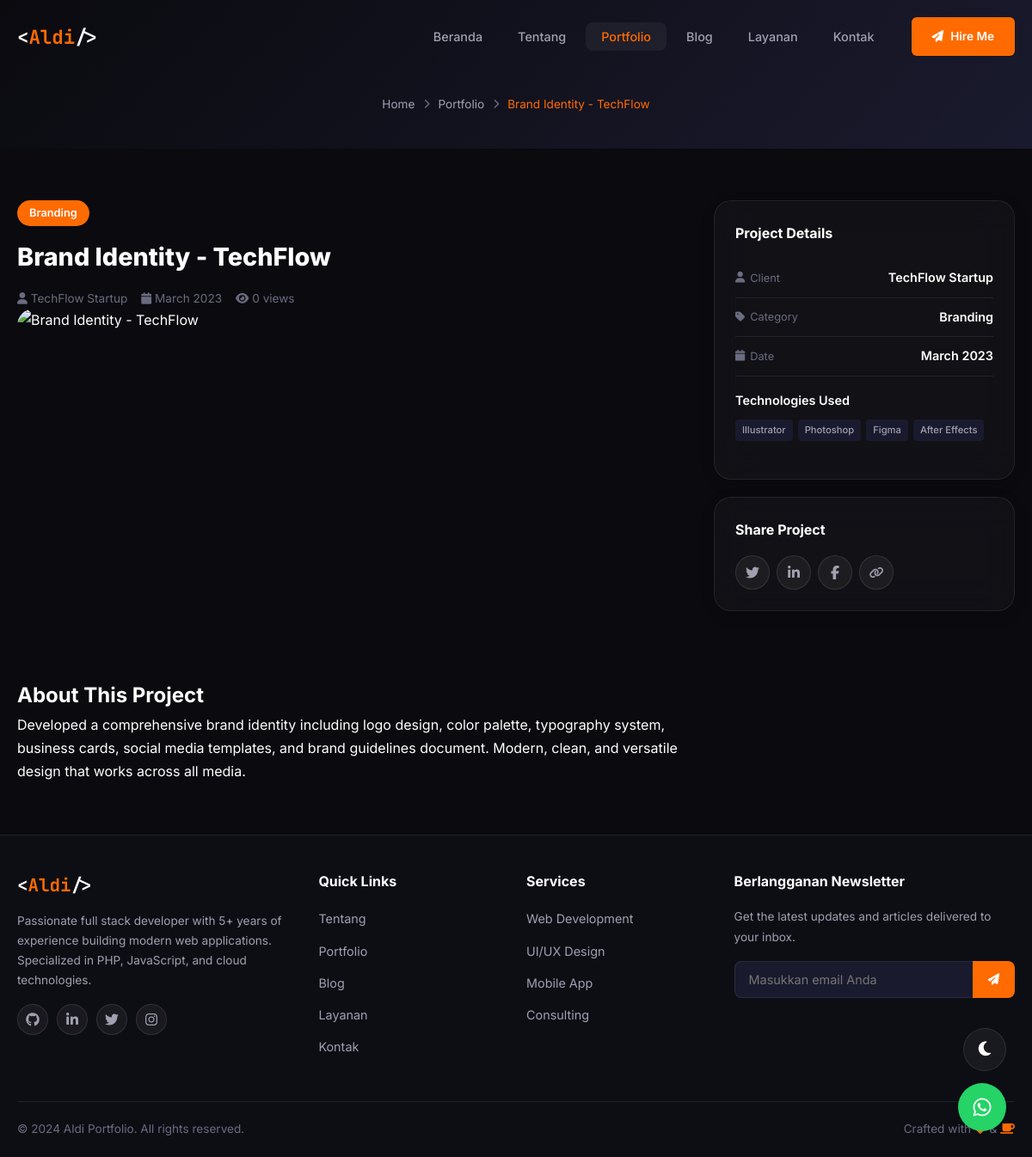
Page /portfolio/detail/5 on the committed database.
### tables this page shows
CREATE TABLE IF NOT EXISTS `projects` (
    `id` INT UNSIGNED AUTO_INCREMENT PRIMARY KEY,
    `category_id` INT UNSIGNED DEFAULT NULL,
    `title` VARCHAR(200) NOT NULL,
    `slug` VARCHAR(220) NOT NULL UNIQUE,
    `short_description` VARCHAR(300) DEFAULT NULL,
    `description` TEXT NOT NULL,
    `thumbnail` VARCHAR(255) DEFAULT NULL,
    `demo_url` VARCHAR(500) DEFAULT NULL,
    `github_url` VARCHAR(500) DEFAULT NULL,
    `technologies` VARCHAR(500) DEFAULT NULL,
    `client_name` VARCHAR(100) DEFAULT NULL,
    `project_date` DATE DEFAULT NULL,
    `is_featured` TINYINT(1) DEFAULT 0,
    `is_active` TINYINT(1) DEFAULT 1,
    `sort_order` INT DEFAULT 0,
    `views` INT UNSIGNED DEFAULT 0,
    `created_at` TIMESTAMP DEFAULT CURRENT_TIMESTAMP,
    `updated_at` TIMESTAMP DEFAULT CURRENT_TIMESTAMP ON UPDATE CURRENT_TIMESTAMP,
    FOREIGN KEY (`category_id`) REFERENCES `categories`(`id`) ON DELETE SET NULL
);

CREATE TABLE IF NOT EXISTS `categories` (
    `id` INT UNSIGNED AUTO_INCREMENT PRIMARY KEY,
    `name` VARCHAR(100) NOT NULL,
    `slug` VARCHAR(120) NOT NULL UNIQUE,
    `type` ENUM('project', 'blog') NOT NULL DEFAULT 'project',
    `description` TEXT DEFAULT NULL,
    `color` VARCHAR(7) DEFAULT '#0066ff',
    `icon` VARCHAR(50) DEFAULT NULL,
    `sort_order` INT DEFAULT 0,
    `is_active` TINYINT(1) DEFAULT 1,
    `created_at` TIMESTAMP DEFAULT CURRENT_TIMESTAMP
);

### includes/helpers.php (called while the page is built, shortened)
<?php
function baseUrl($path = '') {
    return rtrim(APP_URL, '/') . '/' . ltrim($path, '/');
}
function asset($path) {
    return baseUrl('assets/' . ltrim($path, '/'));
}
function formatDate($date, $format = 'd M Y') {
    return date($format, strtotime($date));
}
function formatNumber($num) {
    return $num;
}
function cleanInput($data) {
    $data = trim($data);
    $data = stripslashes($data);
    $data = htmlspecialchars($data, ENT_QUOTES, 'UTF-8');
    return $data;
}
function get($key, $default = '') {
    return isset($_GET[$key]) ? cleanInput($_GET[$key]) : $default;
}

### config/database.php (called while the page is built, shortened)
<?php
class Database {
    private static $instance = null;
    private $pdo;
    private function __construct() {
        try {
            $dsn = "mysql:host=" . DB_HOST . ";dbname=" . DB_NAME . ";charset=utf8mb4";
            $options = [
                PDO::ATTR_ERRMODE => PDO::ERRMODE_EXCEPTION,
                PDO::ATTR_DEFAULT_FETCH_MODE => PDO::FETCH_ASSOC,
                PDO::ATTR_EMULATE_PREPARES => false,
                PDO::MYSQL_ATTR_INIT_COMMAND => "SET NAMES utf8mb4 COLLATE utf8mb4_unicode_ci"
            ];
            $this->pdo = new PDO($dsn, DB_USER, DB_PASS, $options);
        } catch (PDOException $e) {
            if (APP_DEBUG) {
                die("Database Connection Error: " . $e->getMessage());
            }
            die("Database connection failed. Please check your configuration.");
        }
    }
    public static function getInstance() {
        if (self::$instance === null) {
            self::$instance = new self();
        }
        return self::$instance;
    }
    public function query($sql, $params = []) {
        $stmt = $this->pdo->prepare($sql);
        $stmt->execute($params);
        return $stmt;
    }
    public function fetch($sql, $params = []) {
        $stmt = $this->query($sql, $params);
        return $stmt->fetch();
    }
}
function db() {
    return Database::getInstance();
}

### includes/security.php (called while the page is built, shortened)
<?php
function xssClean($data) {
    return htmlspecialchars($data, ENT_QUOTES | ENT_HTML5, 'UTF-8');
}

### pages/portfolio-detail.php (the view, shortened to what this page needs)
<?php
$projectId = (int)(get('id') ?: 0);
try {
    $project = db()->fetch(
        "SELECT p.*, c.name as category_name, c.slug as category_slug
         FROM projects p
         LEFT JOIN categories c ON p.category_id = c.id
         WHERE p.id = ? AND p.is_active = 1",
        [$projectId]
    );
} catch (Exception $e) {
    $project = null;
}
include TEMPLATES_PATH . '/header.php';
?>
<section class="page-header page-header-compact">
    <div class="container">
        <div class="breadcrumb" data-aos="fade-up">
            <a href="<?= baseUrl() ?>">Home</a>
            <span class="separator"><i class="fas fa-chevron-right"></i></span>
            <a href="<?= baseUrl('portfolio') ?>">Portfolio</a>
            <span class="separator"><i class="fas fa-chevron-right"></i></span>
            <span class="current"><?= xssClean($project['title']) ?></span>
        </div>
    </div>
</section>
<section class="section project-detail-section">
    <div class="container">
        <div class="project-detail-grid">
            <div class="project-detail-main">
                <div class="project-detail-header" data-aos="fade-up">
                    <span class="project-category-badge"><?= xssClean($project['category_name'] ?? 'Project') ?></span>
                    <h1 class="project-detail-title"><?= xssClean($project['title']) ?></h1>
                    <div class="project-meta">
                        <?php if (!empty($project['client_name'])): ?>
                        <span><i class="fas fa-user"></i> <?= xssClean($project['client_name']) ?></span>
                        <?php endif; ?>
                        <?php if (!empty($project['project_date'])): ?>
                        <span><i class="fas fa-calendar"></i> <?= formatDate($project['project_date'], 'F Y') ?></span>
                        <?php endif; ?>
                        <span><i class="fas fa-eye"></i> <?= formatNumber($project['views']) ?> views</span>
                    </div>
                </div>
                <div class="project-gallery" data-aos="fade-up">
                    <div class="gallery-main">
                        <img src="<?= !empty($project['thumbnail']) ? uploadUrl($project['thumbnail']) : asset('images/project-placeholder.jpg') ?>"
                             alt="<?= xssClean($project['title']) ?>" id="gallery-main-img">
                    </div>
                </div>
                <div class="project-description" data-aos="fade-up">
                    <h2>About This Project</h2>
                    <div class="content-body">
                        <?= $project['description'] ?>
                    </div>
                </div>
            </div>
            <aside class="project-detail-sidebar">
                <div class="sidebar-card glass" data-aos="fade-left">
                    <h3 class="sidebar-card-title">Project Details</h3>
                    <ul class="project-info-list">
                        <?php if (!empty($project['client_name'])): ?>
                        <li>
                            <span class="info-label"><i class="fas fa-user"></i> Client</span>
                            <span class="info-value"><?= xssClean($project['client_name']) ?></span>
                        </li>
                        <?php endif; ?>
                        <li>
                            <span class="info-label"><i class="fas fa-tag"></i> Category</span>
                            <span class="info-value"><?= xssClean($project['category_name'] ?? 'N/A') ?></span>
                        </li>
                        <?php if (!empty($project['project_date'])): ?>
                        <li>
                            <span class="info-label"><i class="fas fa-calendar"></i> Date</span>
                            <span class="info-value"><?= formatDate($project['project_date'], 'F Y') ?></span>
                        </li>
                        <?php endif; ?>
                    </ul>
                    <?php if (!empty($project['technologies'])): ?>
                    <h4 class="tech-title">Technologies Used</h4>
                    <div class="project-tech-list">
                        <?php foreach (explode(',', $project['technologies']) as $tech): ?>
                        <span class="tech-badge"><?= trim($tech) ?></span>
                        <?php endforeach; ?>
                    </div>
                    <?php endif; ?>
                </div>
                <div class="sidebar-card glass" data-aos="fade-left" data-aos-delay="100">
                    <h3 class="sidebar-card-title">Share Project</h3>
                    <div class="share-buttons">
                        <a href="https://twitter.com/intent/tweet?url=<?= urlencode(baseUrl('portfolio/detail/' . $project['id'])) ?>&text=<?= urlencode($project['title']) ?>"
                           target="_blank" class="share-btn twitter"><i class="fab fa-twitter"></i></a>
                        <a href="https://www.linkedin.com/sharing/share-offsite/?url=<?= urlencode(baseUrl('portfolio/detail/' . $project['id'])) ?>"
                           target="_blank" class="share-btn linkedin"><i class="fab fa-linkedin-in"></i></a>
                        <a href="https://www.facebook.com/sharer/sharer.php?u=<?= urlencode(baseUrl('portfolio/detail/' . $project['id'])) ?>"
                           target="_blank" class="share-btn facebook"><i class="fab fa-facebook-f"></i></a>
                        <button class="share-btn copy-link" data-url="<?= baseUrl('portfolio/detail/' . $project['id']) ?>">
                            <i class="fas fa-link"></i>
                        </button>
                    </div>
                </div>
            </aside>
        </div>
    </div>
</section>
<?php include TEMPLATES_PATH . '/footer.php'; ?>

### assets/css/style.css (style rules this page uses)
:root { --bg-primary: #0a0a0f; --bg-secondary: #12121a; --bg-tertiary: #1a1a2e; --bg-card: rgba(255, 255, 255, 0.03); --text-primary: #ffffff; --text-secondary: #a0a0b0; --text-muted: #6b6b80; --accent: #ff6b00; --accent-light: #ff8533; --accent-dark: #e05500; --accent-glow: rgba(255, 107, 0, 0.3); --neon-blue: #ff6b00; --neon-purple: #7c3aed; --success: #10b981; --warning: #f59e0b; --danger: #ef4444; --border: rgba(255, 255, 255, 0.08); --glass-bg: rgba(255, 255, 255, 0.05); --glass-border: rgba(255, 255, 255, 0.1); --glass-shadow: 0 8px 32px rgba(0, 0, 0, 0.3); --font-primary: 'Inter', -apple-system, sans-serif; --font-mono: 'JetBrains Mono', monospace; --container-max: 1200px; --section-padding: 100px; --radius-sm: 8px; --radius-md: 12px; --radius-lg: 20px; --radius-xl: 30px; --transition: all 0.3s cubic-bezier(0.4, 0, 0.2, 1); --transition-slow: all 0.5s cubic-bezier(0.4, 0, 0.2, 1); }
*, *::before, *::after { margin: 0; padding: 0; box-sizing: border-box; }
html { scroll-behavior: smooth; scroll-padding-top: 80px; }
body { font-family: var(--font-primary); background: var(--bg-primary); color: var(--text-primary); line-height: 1.7; overflow-x: hidden; -webkit-font-smoothing: antialiased; }
a { text-decoration: none; color: var(--accent); transition: var(--transition); }
img { max-width: 100%; height: auto; display: block; }
ul { list-style: none; }
.container { max-width: var(--container-max); margin: 0 auto; padding: 0 20px; }
.section { padding: var(--section-padding) 0; }
.glass { background: var(--glass-bg); backdrop-filter: blur(20px); -webkit-backdrop-filter: blur(20px); border: 1px solid var(--glass-border); border-radius: var(--radius-lg); box-shadow: var(--glass-shadow); }
.page-header { padding: 140px 0 60px; background: linear-gradient(135deg, var(--bg-primary), var(--bg-tertiary)); text-align: center; }
.page-header-compact { padding: 120px 0 30px; }
.breadcrumb { display: flex; align-items: center; justify-content: center; gap: 10px; font-size: 0.85rem; color: var(--text-muted); }
.breadcrumb a { color: var(--text-secondary); }
.breadcrumb .separator { font-size: 0.7rem; }
.tech-badge { padding: 4px 10px; background: var(--bg-tertiary); border-radius: 4px; font-size: 0.75rem; color: var(--text-secondary); font-weight: 500; }
.info-label { font-size: 0.8rem; color: var(--text-muted); display: flex; align-items: center; gap: 6px; }
.info-value { font-weight: 600; font-size: 0.9rem; }
.share-buttons { display: flex; gap: 8px; }
.share-btn { width: 40px; height: 40px; border-radius: 50%; display: flex; align-items: center; justify-content: center; background: var(--glass-bg); border: 1px solid var(--glass-border); color: var(--text-secondary); transition: var(--transition); cursor: pointer; }
.project-detail-grid { display: grid; grid-template-columns: 1fr 350px; gap: 40px; }
.project-detail-title { font-size: 1.8rem; font-weight: 800; margin: 12px 0; }
.project-meta { display: flex; gap: 16px; flex-wrap: wrap; color: var(--text-muted); font-size: 0.85rem; }
.project-category-badge { display: inline-block; padding: 4px 14px; background: var(--accent); color: #fff; border-radius: 20px; font-size: 0.8rem; font-weight: 600; }
.project-gallery { margin-bottom: 30px; }
.gallery-main { border-radius: var(--radius-lg); overflow: hidden; margin-bottom: 12px; }
.gallery-main img { width: 100%; height: 400px; object-fit: cover; }
.sidebar-card { padding: 24px; margin-bottom: 20px; }
.sidebar-card-title { font-size: 1rem; font-weight: 700; margin-bottom: 16px; }
.project-info-list li { display: flex; justify-content: space-between; padding: 10px 0; border-bottom: 1px solid var(--border); font-size: 0.9rem; }
.project-info-list .info-label { color: var(--text-muted); display: flex; align-items: center; gap: 6px; }
.project-info-list .info-value { font-weight: 600; }
.tech-title { font-size: 0.9rem; font-weight: 600; margin: 16px 0 10px; }
.project-tech-list { display: flex; flex-wrap: wrap; gap: 6px; margin-bottom: 20px; }
.section { padding: 60px 0 !important; }
.tech-badge { font-size: 0.7rem !important; padding: 3px 8px !important; }
.glass { background: rgba(255, 255, 255, 0.03) !important; border: 1px solid rgba(255, 255, 255, 0.08) !important; box-shadow: 0 4px 16px rgba(0, 0, 0, 0.15) !important; }
.page-header { padding: 110px 0 40px !important; }
.breadcrumb .current { color: #ff6b00; }

### rows in the picture
projects: title "Brand Identity - TechFlow", category.name "Branding", client_name "TechFlow Startup", project_date "March 2023", views "0", description "Developed a comprehensive brand identity including logo design, color palette, typography system, business cards, social media templates, and brand guidelines document. Modern, clean, and versatile design that works across all media.", technologies "Illustrator", technologies "Photoshop", technologies "Figma", technologies "After Effects"

### other values in the picture
getSetting('owner_name', 'Aldi') "Aldi"
lang('nav_home') "Beranda"
lang('nav_about') "Tentang"
lang('nav_portfolio') "Portfolio"
lang('nav_blog') "Blog"
lang('nav_services') "Layanan"
lang('nav_contact') "Kontak"
lang('footer_newsletter') "Berlangganan Newsletter"
